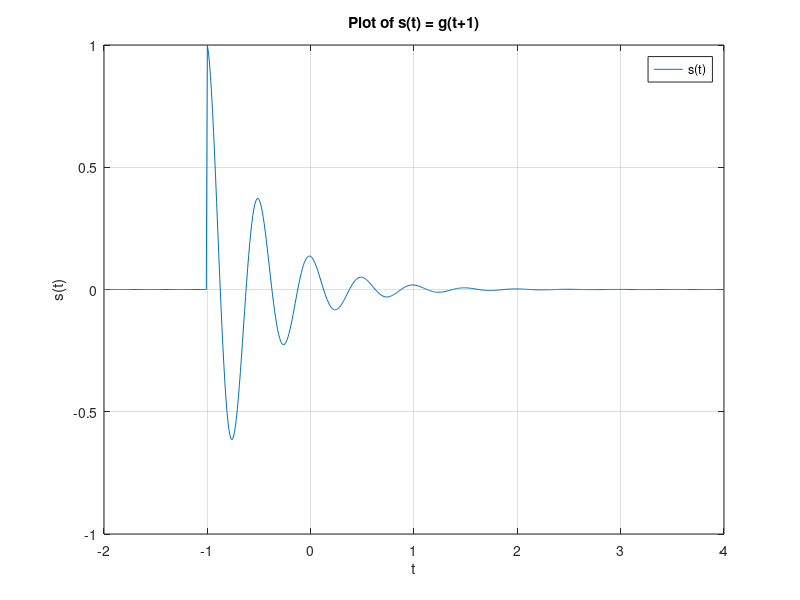

Recreate this plot in MATLAB.
% Ivan Wang 501086429

% Problem C.2

% From Problem C.1
f = @(t) exp(-2.*t).*cos(4*pi*t); % Calculate f(t)
u = @(t) 1.0.*(t>=0); % Calculate u(t)
g = @(t) f(t).*u(t); % Calculate g(t)


s = @(t) g(t+1); % Calculate s(t)
t = (-2:0.01:4);

plot(t,s(t)); % Plot of s(t)

xlabel('t');
ylabel('s(t)');
grid;
title('Plot of s(t) = g(t+1)');
legend('s(t)');